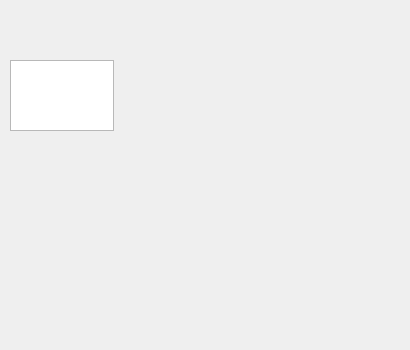
<?xml version="1.0" encoding="UTF-8"?>
<ui version="4.0">
 <class>MainWindow</class>
 <widget class="QMainWindow" name="MainWindow">
  <property name="geometry">
   <rect>
    <x>0</x>
    <y>0</y>
    <width>410</width>
    <height>350</height>
   </rect>
  </property>
  <property name="windowTitle">
   <string>MainWindow</string>
  </property>
  <widget class="QWidget" name="centralwidget">
   <widget class="QTextEdit" name="ViewCond">
    <property name="geometry">
     <rect>
      <x>10</x>
      <y>60</y>
      <width>104</width>
      <height>71</height>
     </rect>
    </property>
    <property name="readOnly">
     <bool>true</bool>
    </property>
   </widget>
  </widget>
 </widget>
 <resources/>
 <connections/>
</ui>
